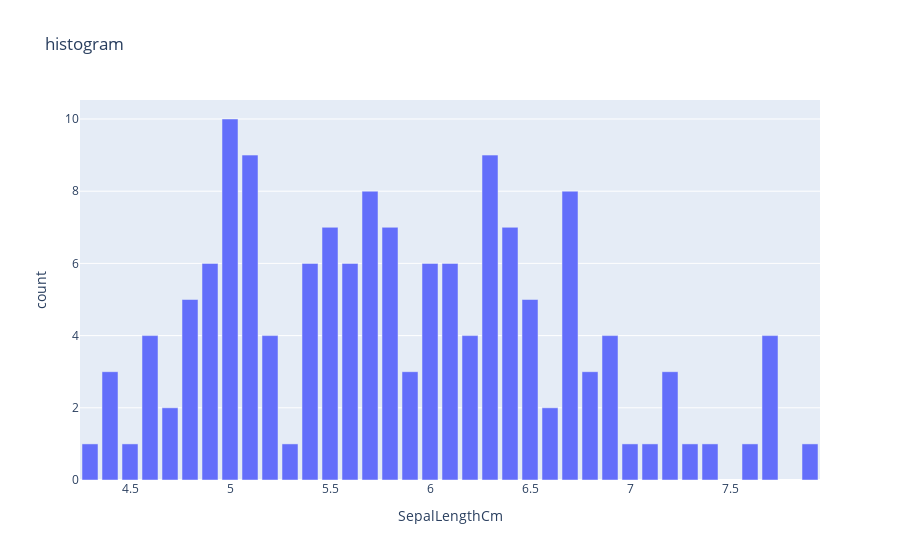
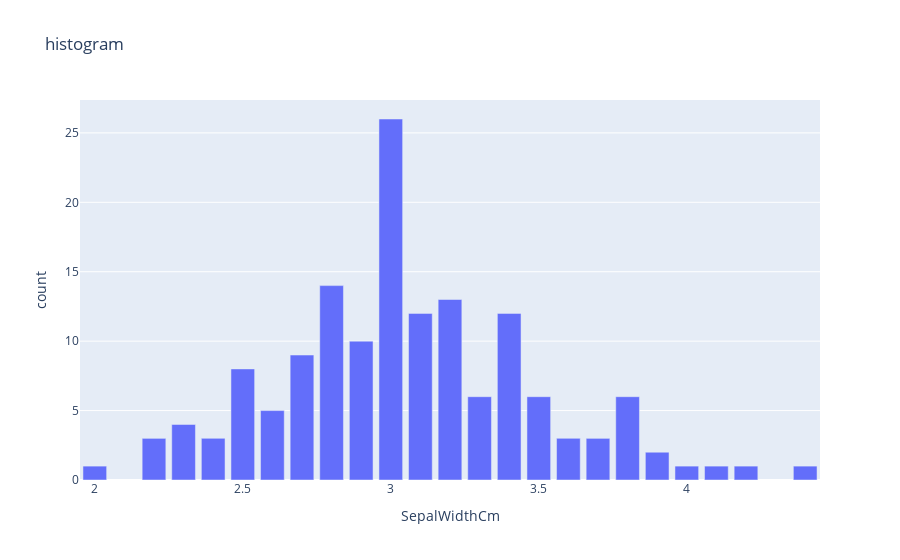
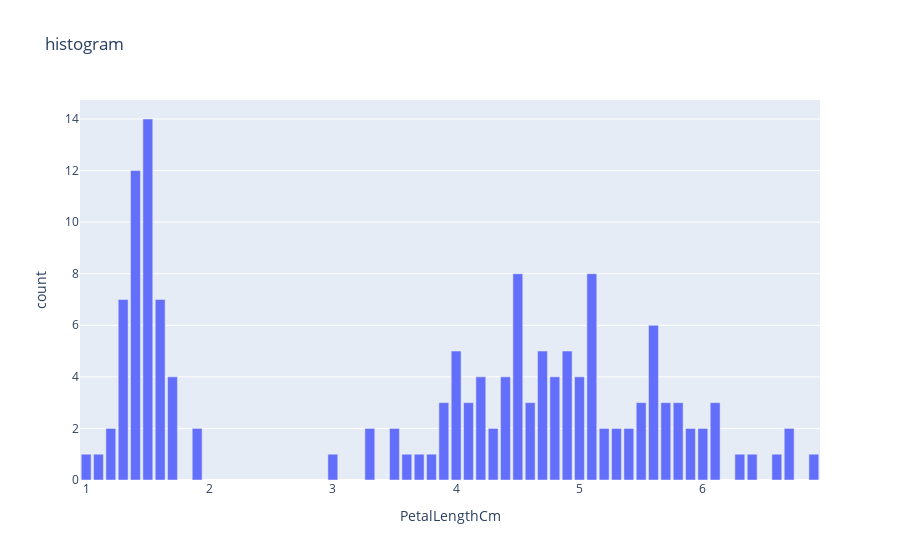
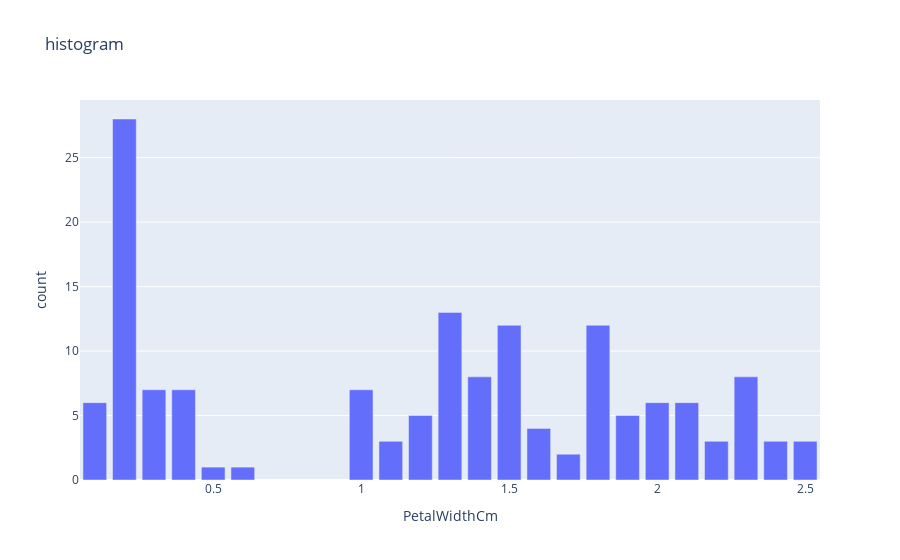

These figures' notebook cell, in order:
### Code cell
#exploratory analysis 
for col in ['SepalLengthCm','SepalWidthCm','PetalLengthCm','PetalWidthCm']:
    
    data_grouped = data.groupby(by=[col]).count()['SpeciesInt'].reset_index()

    py.offline.init_notebook_mode(connected=True)

    trace1 = go.Bar(
        x= data_grouped[col],
        y= data_grouped['SpeciesInt'],
        name='Histogram')

    data_trace = trace1
    
    layout = go.Layout(
        barmode='group',
        showlegend=False,
        title='histogram',
        yaxis=dict(
        title='count'
        ),
        xaxis=dict(
        title= col
        )
    )

    fig = go.Figure(data=data_trace, layout=layout)
    py.offline.iplot(fig)

#correlation matrix 
data_corr = data.drop(columns = 'SpeciesInt')
corrMatrix = data_corr.corr()
plt.figure(figsize = (25,10))
sn.heatmap(corrMatrix, annot=True, linewidths=2.5)
plt.show()

### Figure 1 — Plotly figure (JSON) as saved in the notebook; plotly's stock layout.template omitted (floating-point values rounded to 4 significant figures)
{"data": [{"name": "Histogram", "type": "bar", "x": [4.3, 4.4, 4.5, 4.6, 4.7, 4.8, 4.9, 5, 5.1, 5.2, 5.3, 5.4, 5.5, 5.6, 5.7, 5.8, 5.9, 6, 6.1, 6.2, 6.3, 6.4, 6.5, 6.6, 6.7, 6.8, 6.9, 7, 7.1, 7.2, 7.3, 7.4, 7.6, 7.7, 7.9], "y": [1, 3, 1, 4, 2, 5, 6, 10, 9, 4, 1, 6, 7, 6, 8, 7, 3, 6, 6, 4, 9, 7, 5, 2, 8, 3, 4, 1, 1, 3, 1, 1, 1, 4, 1]}], "layout": {"autosize": true, "barmode": "group", "showlegend": false, "title": {"text": "histogram"}, "xaxis": {"autorange": true, "range": [4.25, 7.95], "title": {"text": "SepalLengthCm"}, "type": "linear"}, "yaxis": {"autorange": true, "range": [0, 10.53], "title": {"text": "count"}, "type": "linear"}}}

### Figure 2 — Plotly figure (JSON) as saved in the notebook; plotly's stock layout.template omitted (floating-point values rounded to 4 significant figures)
{"data": [{"name": "Histogram", "type": "bar", "x": [2, 2.2, 2.3, 2.4, 2.5, 2.6, 2.7, 2.8, 2.9, 3, 3.1, 3.2, 3.3, 3.4, 3.5, 3.6, 3.7, 3.8, 3.9, 4, 4.1, 4.2, 4.4], "y": [1, 3, 4, 3, 8, 5, 9, 14, 10, 26, 12, 13, 6, 12, 6, 3, 3, 6, 2, 1, 1, 1, 1]}], "layout": {"autosize": true, "barmode": "group", "showlegend": false, "title": {"text": "histogram"}, "xaxis": {"autorange": true, "range": [1.95, 4.45], "title": {"text": "SepalWidthCm"}, "type": "linear"}, "yaxis": {"autorange": true, "range": [0, 27.37], "title": {"text": "count"}, "type": "linear"}}}

### Figure 3 — Plotly figure (JSON) as saved in the notebook; plotly's stock layout.template omitted (floating-point values rounded to 4 significant figures)
{"data": [{"name": "Histogram", "type": "bar", "x": [1, 1.1, 1.2, 1.3, 1.4, 1.5, 1.6, 1.7, 1.9, 3, 3.3, 3.5, 3.6, 3.7, 3.8, 3.9, 4, 4.1, 4.2, 4.3, 4.4, 4.5, 4.6, 4.7, 4.8, 4.9, 5, 5.1, 5.2, 5.3, 5.4, 5.5, 5.6, 5.7, 5.8, 5.9, 6, 6.1, 6.3, 6.4, 6.6, 6.7, 6.9], "y": [1, 1, 2, 7, 12, 14, 7, 4, 2, 1, 2, 2, 1, 1, 1, 3, 5, 3, 4, 2, 4, 8, 3, 5, 4, 5, 4, 8, 2, 2, 2, 3, 6, 3, 3, 2, 2, 3, 1, 1, 1, 2, 1]}], "layout": {"autosize": true, "barmode": "group", "showlegend": false, "title": {"text": "histogram"}, "xaxis": {"autorange": true, "range": [0.95, 6.95], "title": {"text": "PetalLengthCm"}, "type": "linear"}, "yaxis": {"autorange": true, "range": [0, 14.74], "title": {"text": "count"}, "type": "linear"}}}

### Figure 4 — Plotly figure (JSON) as saved in the notebook; plotly's stock layout.template omitted (floating-point values rounded to 4 significant figures)
{"data": [{"name": "Histogram", "type": "bar", "x": [0.1, 0.2, 0.3, 0.4, 0.5, 0.6, 1, 1.1, 1.2, 1.3, 1.4, 1.5, 1.6, 1.7, 1.8, 1.9, 2, 2.1, 2.2, 2.3, 2.4, 2.5], "y": [6, 28, 7, 7, 1, 1, 7, 3, 5, 13, 8, 12, 4, 2, 12, 5, 6, 6, 3, 8, 3, 3]}], "layout": {"autosize": true, "barmode": "group", "showlegend": false, "title": {"text": "histogram"}, "xaxis": {"autorange": true, "range": [0.05, 2.55], "title": {"text": "PetalWidthCm"}, "type": "linear"}, "yaxis": {"autorange": true, "range": [0, 29.47], "title": {"text": "count"}, "type": "linear"}}}
